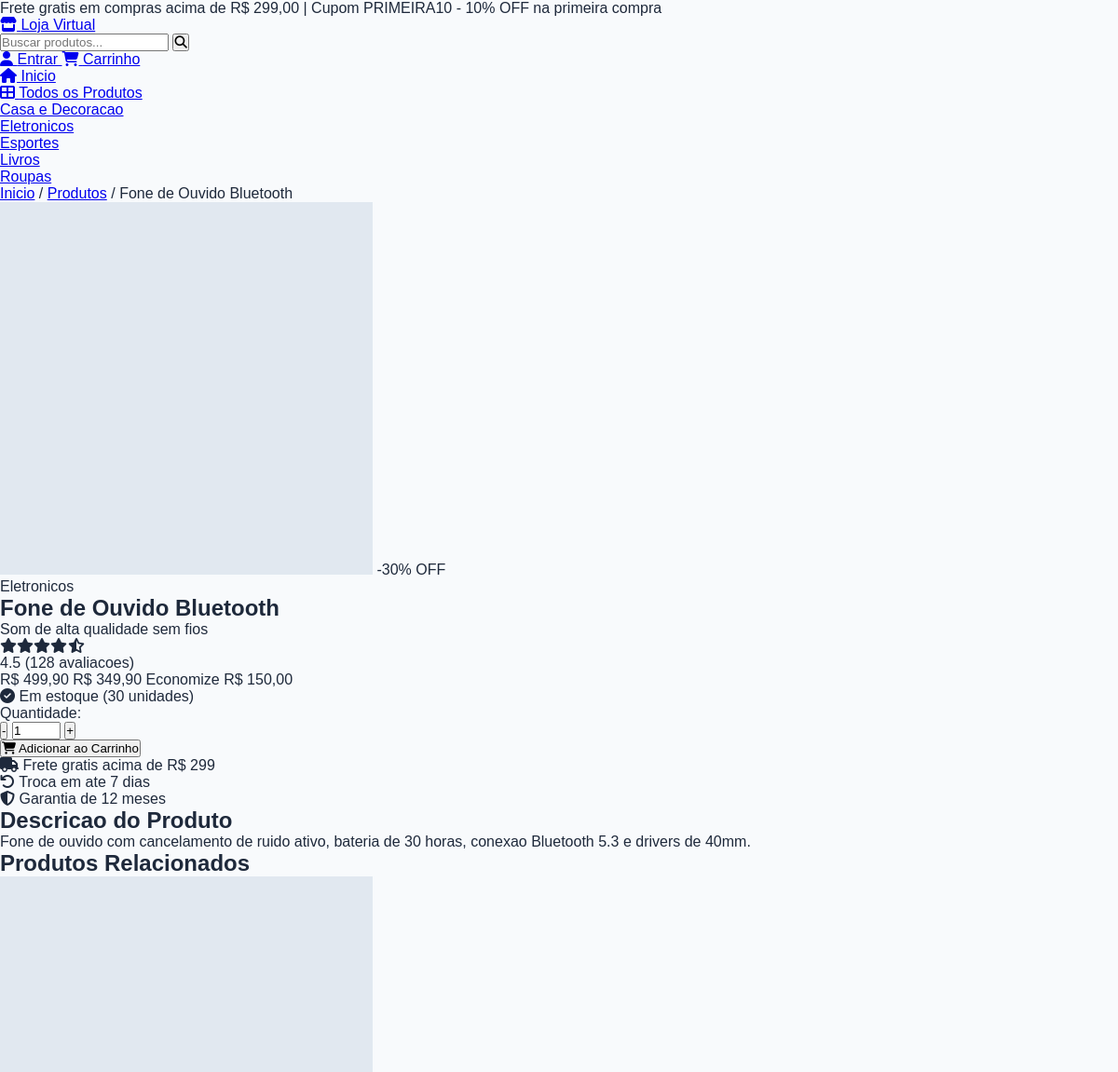
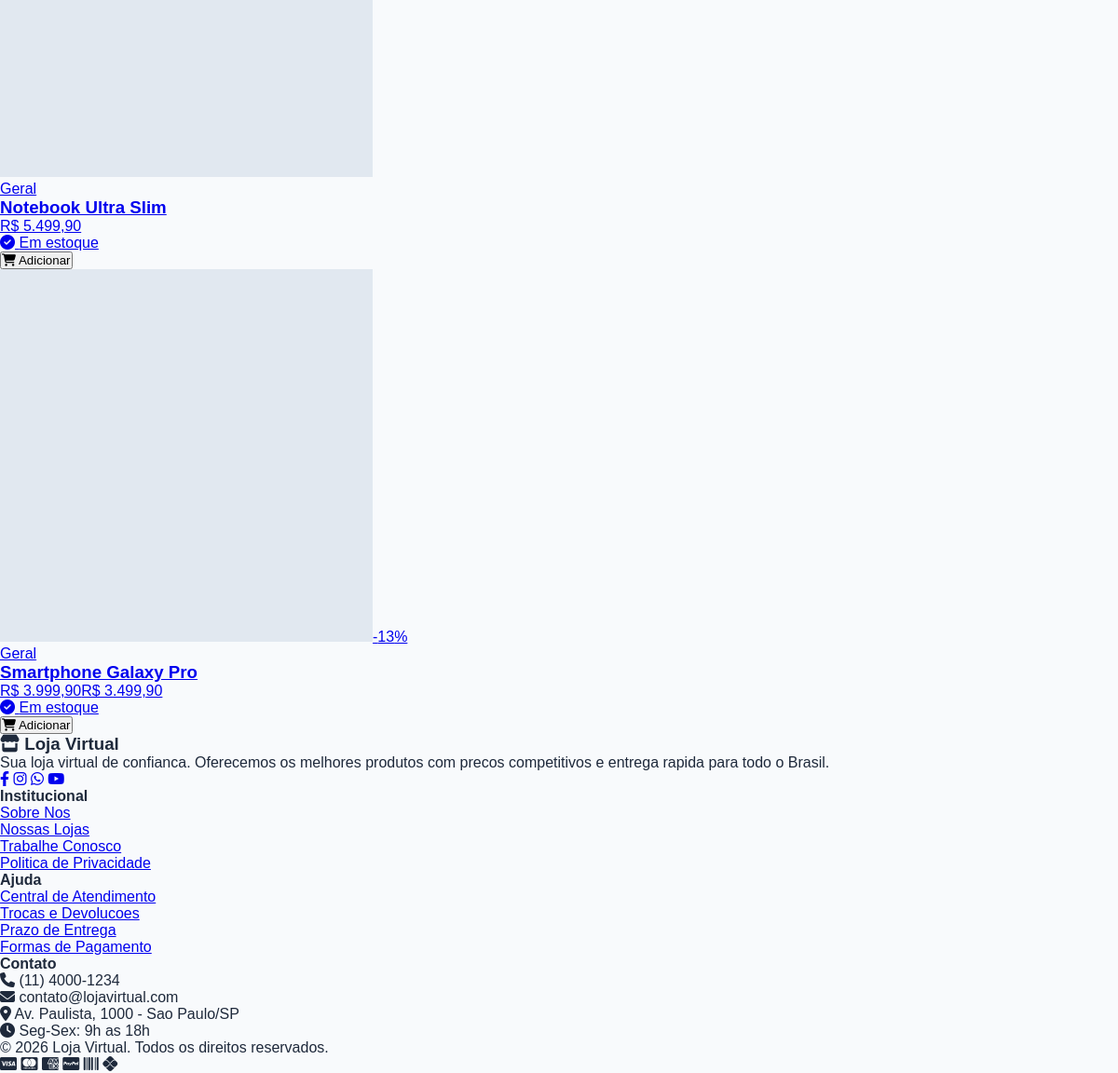
Screenshot of /produto.php?slug=fone-bluetooth-premium with the database file from the repository (2 pictures, top to bottom).
### tables this page shows
CREATE TABLE categorias (
    id INT AUTO_INCREMENT PRIMARY KEY,
    nome VARCHAR(100) NOT NULL,
    slug VARCHAR(100) NOT NULL UNIQUE,
    descricao TEXT,
    ativo TINYINT(1) DEFAULT 1,
    created_at TIMESTAMP DEFAULT CURRENT_TIMESTAMP
);

CREATE TABLE produtos (
    id INT AUTO_INCREMENT PRIMARY KEY,
    categoria_id INT,
    nome VARCHAR(200) NOT NULL,
    slug VARCHAR(200) NOT NULL UNIQUE,
    descricao_curta VARCHAR(255),
    descricao TEXT,
    preco DECIMAL(10,2) NOT NULL,
    preco_promocional DECIMAL(10,2) DEFAULT NULL,
    estoque INT DEFAULT 0,
    imagem VARCHAR(255) DEFAULT 'sem-imagem.jpg',
    destaque TINYINT(1) DEFAULT 0,
    ativo TINYINT(1) DEFAULT 1,
    created_at TIMESTAMP DEFAULT CURRENT_TIMESTAMP,
    updated_at TIMESTAMP DEFAULT CURRENT_TIMESTAMP ON UPDATE CURRENT_TIMESTAMP,
    FOREIGN KEY (categoria_id) REFERENCES categorias(id)
);

### config/conexao.php (called while the page is built, shortened)
<?php
function formatarPreco($valor) {
    return 'R$ ' . number_format($valor, 2, ',', '.');
}
function usuarioLogado() {
    return isset($_SESSION['usuario_id']);
}

### includes/funcoes.php (called while the page is built, shortened)
<?php
require_once __DIR__ . '/../config/conexao.php';
function getCategorias() {
    global $pdo;
    $stmt = $pdo->query("SELECT * FROM categorias WHERE ativo = 1 ORDER BY nome");
    return $stmt->fetchAll();
}
function getProdutoPorSlug($slug) {
    global $pdo;
    $stmt = $pdo->prepare("SELECT p.*, c.nome as categoria_nome FROM produtos p LEFT JOIN categorias c ON p.categoria_id = c.id WHERE p.slug = ? AND p.ativo = 1");
    $stmt->execute([$slug]);
    return $stmt->fetch();
}
function getProdutosRelacionados($categoria_id, $produto_id, $limite = 4) {
    global $pdo;
    $categoria_id = (int)$categoria_id;
    $produto_id = (int)$produto_id;
    $limite = (int)$limite;
    $stmt = $pdo->query("SELECT * FROM produtos WHERE categoria_id = $categoria_id AND id != $produto_id AND ativo = 1 ORDER BY RAND() LIMIT $limite");
    return $stmt->fetchAll();
}

### produto.php (the view, shortened to what this page needs)
<?php
require_once 'includes/header.php';
$slug = $_GET['slug'] ?? '';
$produto = getProdutoPorSlug($slug);
$preco_final = $produto['preco_promocional'] ?: $produto['preco'];
$tem_promo = $produto['preco_promocional'] > 0;
$desconto = $tem_promo ? round((1 - $produto['preco_promocional'] / $produto['preco']) * 100) : 0;
$relacionados = getProdutosRelacionados($produto['categoria_id'], $produto['id'], 4);
?>
<section class="produto-detalhe">
    <div class="container">
        <nav class="breadcrumb">
            <a href="index.php">Inicio</a>
            <span>/</span>
            <a href="produtos.php">Produtos</a>
            <span>/</span>
            <span><?php echo htmlspecialchars($produto['nome']); ?></span>
        </nav>
        <div class="produto-layout">
            <div class="produto-galeria">
                <div class="imagem-principal">
                    <img src="assets/imagens/<?php echo $produto['imagem']; ?>" alt="<?php echo htmlspecialchars($produto['nome']); ?>" onerror="this.src='assets/imagens/sem-imagem.jpg'">
                    <?php if ($tem_promo): ?><span class="badge-promo grande">-<?php echo $desconto; ?>% OFF</span><?php endif; ?>
                </div>
            </div>
            <div class="produto-info-detalhe">
                <span class="categoria-tag"><?php echo $produto['categoria_nome'] ?? 'Geral'; ?></span>
                <h1><?php echo htmlspecialchars($produto['nome']); ?></h1>
                <p class="descricao-curta"><?php echo htmlspecialchars($produto['descricao_curta']); ?></p>
                <div class="produto-avaliacao">
                    <div class="estrelas">
                        <i class="fas fa-star"></i><i class="fas fa-star"></i><i class="fas fa-star"></i><i class="fas fa-star"></i><i class="fas fa-star-half-alt"></i>
                    </div>
                    <span>4.5 (128 avaliacoes)</span>
                </div>
                <div class="produto-preco-box">
                    <?php if ($tem_promo): ?><span class="preco-antigo grande"><?php echo formatarPreco($produto['preco']); ?></span><?php endif; ?>
                    <span class="preco-atual grande"><?php echo formatarPreco($preco_final); ?></span>
                    <?php if ($tem_promo): ?><span class="economia">Economize <?php echo formatarPreco($produto['preco'] - $produto['preco_promocional']); ?></span><?php endif; ?>
                </div>
                <div class="produto-estoque-info">
                    <?php if ($produto['estoque'] > 10): ?>
                        <span class="estoque-alto"><i class="fas fa-check-circle"></i> Em estoque (<?php echo $produto['estoque']; ?> unidades)</span>
                    <?php elseif ($produto['estoque'] > 0): ?>
                        <span class="estoque-baixo"><i class="fas fa-exclamation-circle"></i> Apenas <?php echo $produto['estoque']; ?> unidades restantes!</span>
                    <?php else: ?>
                        <span class="estoque-zero"><i class="fas fa-times-circle"></i> Produto indisponivel</span>
                    <?php endif; ?>
                </div>
                <form action="carrinho.php" method="POST" class="produto-compra">
                    <div class="quantidade-box">
                        <label>Quantidade:</label>
                        <div class="quantidade-controle">
                            <button type="button" class="btn-qtd" onclick="alterarQtd(-1)">-</button>
                            <input type="number" name="quantidade" id="qtd" value="1" min="1" max="<?php echo $produto['estoque']; ?>">
                            <button type="button" class="btn-qtd" onclick="alterarQtd(1)">+</button>
                        </div>
                    </div>
                    <button type="submit" class="btn btn-primary btn-compra" <?php echo $produto['estoque'] <= 0 ? 'disabled' : ''; ?>>
                        <i class="fas fa-shopping-cart"></i> <?php echo $produto['estoque'] > 0 ? 'Adicionar ao Carrinho' : 'Indisponivel'; ?>
                    </button>
                </form>
                <div class="produto-beneficios">
                    <div><i class="fas fa-truck"></i> Frete gratis acima de R$ 299</div>
                    <div><i class="fas fa-undo"></i> Troca em ate 7 dias</div>
                    <div><i class="fas fa-shield-alt"></i> Garantia de 12 meses</div>
                </div>
            </div>
        </div>
        <div class="produto-descricao">
            <h2>Descricao do Produto</h2>
            <div class="descricao-conteudo"><?php echo nl2br(htmlspecialchars($produto['descricao'])); ?></div>
        </div>
        <?php if (count($relacionados) > 0): ?>
        <div class="produtos-relacionados">
            <h2>Produtos Relacionados</h2>
            <div class="produtos-grid">
                <?php foreach ($relacionados as $prod): ?>
                    <?php echo renderProdutoCard($prod); ?>
                <?php endforeach; ?>
            </div>
        </div>
        <?php endif; ?>
    </div>
</section>
<?php
function renderProdutoCard($prod) {
    $preco_final = $prod['preco_promocional'] ?: $prod['preco'];
    $tem_promo = $prod['preco_promocional'] > 0;
    $desconto = $tem_promo ? round((1 - $prod['preco_promocional'] / $prod['preco']) * 100) : 0;
    $html = '<div class="produto-card">';
    $html .= '<a href="produto.php?slug=' . $prod['slug'] . '" class="produto-link">';
    $html .= '<div class="produto-imagem">';
    $html .= '<img src="assets/imagens/' . $prod['imagem'] . '" alt="' . htmlspecialchars($prod['nome']) . '" onerror="this.src=\'assets/imagens/sem-imagem.jpg\'">';
    if ($tem_promo) $html .= '<span class="badge-promo">-' . $desconto . '%</span>';
    $html .= '</div>';
    $html .= '<div class="produto-info">';
    $html .= '<span class="produto-categoria">' . ($prod['categoria_nome'] ?? 'Geral') . '</span>';
    $html .= '<h3 class="produto-nome">' . htmlspecialchars($prod['nome']) . '</h3>';
    $html .= '<div class="produto-preco">';
    if ($tem_promo) $html .= '<span class="preco-antigo">' . formatarPreco($prod['preco']) . '</span>';
    $html .= '<span class="preco-atual">' . formatarPreco($preco_final) . '</span>';
    $html .= '</div>';
    $html .= '<div class="produto-estoque">';
    if ($prod['estoque'] > 0) {
        $html .= '<span class="disponivel"><i class="fas fa-check-circle"></i> Em estoque</span>';
    } else {
        $html .= '<span class="indisponivel"><i class="fas fa-times-circle"></i> Indisponivel</span>';
    }
    $html .= '</div></div></a>';
    $html .= '<form action="carrinho.php" method="POST" class="produto-acao">';
    $html .= '<input type="hidden" name="acao" value="adicionar">';
    $html .= '<input type="hidden" name="produto_id" value="' . $prod['id'] . '">';
    $html .= '<button type="submit" class="btn btn-primary btn-full" ' . ($prod['estoque'] <= 0 ? 'disabled' : '') . '>';
    $html .= '<i class="fas fa-shopping-cart"></i> ' . ($prod['estoque'] > 0 ? 'Adicionar' : 'Indisponivel');
    $html .= '</button></form></div>';
    return $html;
}
require_once 'includes/footer.php';
?>

### includes/header.php (shortened to what this page needs)
<?php
require_once __DIR__ . '/../config/conexao.php';
require_once __DIR__ . '/funcoes.php';
$categorias = getCategorias();
?>
<!DOCTYPE html>
<html lang="pt-BR">
<head>
    <link rel="stylesheet" href="assets/css/style.css">
    <link rel="stylesheet" href="https://cdnjs.cloudflare.com/ajax/libs/font-awesome/6.4.0/css/all.min.css">
</head>
<body>
    <div class="top-bar">
        <p>Frete gratis em compras acima de R$ 299,00 | Cupom PRIMEIRA10 - 10% OFF na primeira compra</p>
    </div>
    <header class="main-header">
        <div class="container header-content">
            <a href="index.php" class="logo">
                <i class="fas fa-store"></i>
                <span><?php echo SITE_NOME; ?></span>
            </a>
            <form action="produtos.php" method="GET" class="search-form">
                <input type="text" name="busca" placeholder="Buscar produtos..." value="<?php echo isset($_GET['busca']) ? limpar($_GET['busca']) : ''; ?>">
                <button type="submit"><i class="fas fa-search"></i></button>
            </form>
            <div class="header-actions">
                <?php if (usuarioLogado()): ?>
                    <div class="user-menu">
                        <a href="#" class="action-btn">
                            <i class="fas fa-user"></i>
                            <span>Ola, <?php echo isset($_SESSION['usuario_nome']) ? explode(' ', $_SESSION['usuario_nome'])[0] : 'Cliente'; ?></span>
                        </a>
                        <div class="dropdown">
                            <a href="finalizar.php"><i class="fas fa-box"></i> Meus Pedidos</a>
                            <a href="logout.php"><i class="fas fa-sign-out-alt"></i> Sair</a>
                        </div>
                    </div>
                <?php else: ?>
                    <a href="login.php" class="action-btn">
                        <i class="fas fa-user"></i>
                        <span>Entrar</span>
                    </a>
                <?php endif; ?>
                <a href="carrinho.php" class="action-btn cart-btn">
                    <i class="fas fa-shopping-cart"></i>
                    <span>Carrinho</span>
                </a>
            </div>
        </div>
    </header>
    <nav class="main-nav">
        <div class="container">
            <ul class="nav-menu">
                <li><a href="index.php" class="<?php echo basename($_SERVER['PHP_SELF']) == 'index.php' ? 'active' : ''; ?>"><i class="fas fa-home"></i> Inicio</a></li>
                <li><a href="produtos.php" class="<?php echo basename($_SERVER['PHP_SELF']) == 'produtos.php' ? 'active' : ''; ?>"><i class="fas fa-th-large"></i> Todos os Produtos</a></li>
                <?php foreach ($categorias as $cat): ?>
                    <li><a href="produtos.php?categoria=<?php echo $cat['slug']; ?>"><?php echo $cat['nome']; ?></a></li>
                <?php endforeach; ?>
            </ul>
        </div>
    </nav>
    <main class="main-content">

### includes/footer.php (shortened to what this page needs)
    </main>
    <footer class="main-footer">
        <div class="container">
            <div class="footer-grid">
                <div class="footer-col">
                    <h3><i class="fas fa-store"></i> <?php echo SITE_NOME; ?></h3>
                    <p>Sua loja virtual de confianca. Oferecemos os melhores produtos com precos competitivos e entrega rapida para todo o Brasil.</p>
                    <div class="social-links">
                        <a href="#"><i class="fab fa-facebook-f"></i></a>
                        <a href="#"><i class="fab fa-instagram"></i></a>
                        <a href="#"><i class="fab fa-whatsapp"></i></a>
                        <a href="#"><i class="fab fa-youtube"></i></a>
                    </div>
                </div>
                <div class="footer-col">
                    <h4>Institucional</h4>
                    <ul>
                        <li><a href="#">Sobre Nos</a></li>
                        <li><a href="#">Nossas Lojas</a></li>
                        <li><a href="#">Trabalhe Conosco</a></li>
                        <li><a href="#">Politica de Privacidade</a></li>
                    </ul>
                </div>
                <div class="footer-col">
                    <h4>Ajuda</h4>
                    <ul>
                        <li><a href="#">Central de Atendimento</a></li>
                        <li><a href="#">Trocas e Devolucoes</a></li>
                        <li><a href="#">Prazo de Entrega</a></li>
                        <li><a href="#">Formas de Pagamento</a></li>
                    </ul>
                </div>
                <div class="footer-col">
                    <h4>Contato</h4>
                    <ul class="contact-info">
                        <li><i class="fas fa-phone"></i> (11) 4000-1234</li>
                        <li><i class="fas fa-envelope"></i> contato@lojavirtual.com</li>
                        <li><i class="fas fa-map-marker-alt"></i> Av. Paulista, 1000 - Sao Paulo/SP</li>
                        <li><i class="fas fa-clock"></i> Seg-Sex: 9h as 18h</li>
                    </ul>
                </div>
            </div>
            <div class="footer-bottom">
                <p>&copy; <?php echo date('Y'); ?> <?php echo SITE_NOME; ?>. Todos os direitos reservados.</p>
                <div class="payment-methods">
                    <i class="fab fa-cc-visa" title="Visa"></i>
                    <i class="fab fa-cc-mastercard" title="Mastercard"></i>
                    <i class="fab fa-cc-amex" title="American Express"></i>
                    <i class="fab fa-cc-paypal" title="PayPal"></i>
                    <i class="fas fa-barcode" title="Boleto"></i>
                    <i class="fab fa-pix" title="PIX"></i>
                </div>
            </div>
        </div>
    </footer>
</body>
</html>

### assets/css/style.css (style rules this page uses)
* { margin:0;padding:0;box-sizing:border-box }
body { font-family:sans-serif;background:#f8fafc;color:#1e293b }

### rows the page displays
categorias: nome "Casa e Decoracao"
categorias: nome "Eletronicos"
categorias: nome "Esportes"
categorias: nome "Livros"
categorias: nome "Roupas"
produtos: nome "Fone de Ouvido Bluetooth", desconto "30", categoria.nome "Eletronicos", descricao_curta "Som de alta qualidade sem fios", preco "R$ 499,90", preco_promocional "R$ 349,90", formatarPreco($produto['preco'] - $produto['preco_promocional']) "R$ 150,00", estoque "30", descricao "Fone de ouvido com cancelamento de ruido ativo, bateria de 30 horas, conexao Bluetooth 5.3 e drivers de 40mm."
produtos: categoria_nome "Geral", nome "Notebook Ultra Slim", formatarPreco($preco_final) "R$ 5.499,90", estoque "Em estoque"
produtos: desconto "13", categoria_nome "Geral", nome "Smartphone Galaxy Pro", preco "R$ 3.999,90", preco_promocional "R$ 3.499,90", estoque "Em estoque"

### other values shown
SITE_NOME "Loja Virtual"
